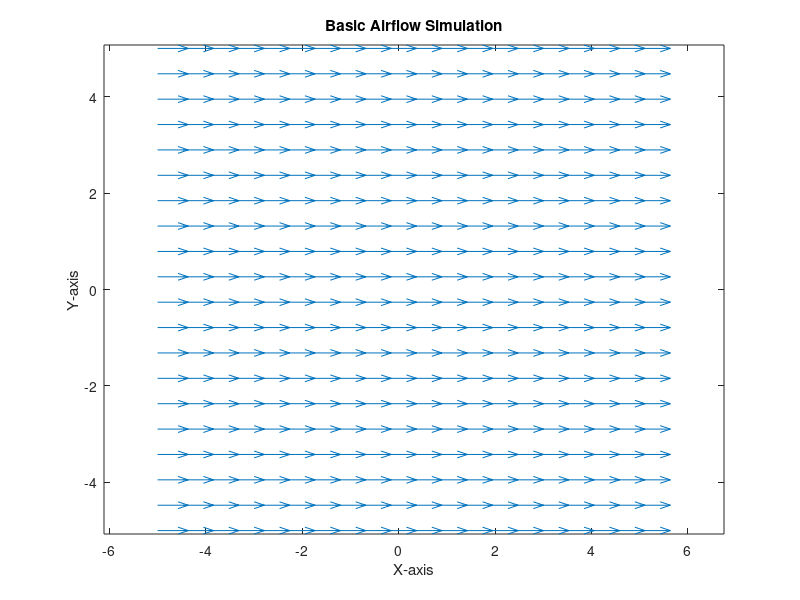
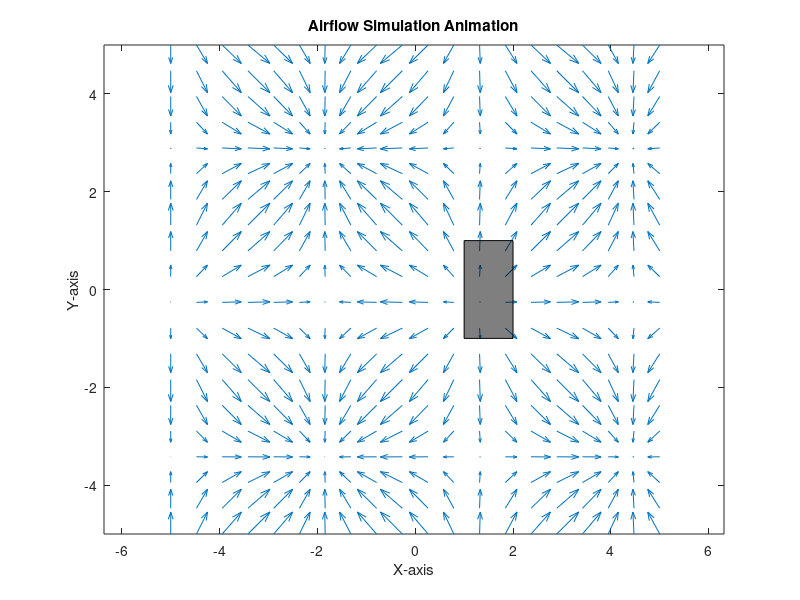

These charts were generated, in order, by the following MATLAB code:
% Define the grid
x = linspace(-5, 5, 20); % X coordinates
y = linspace(-5, 5, 20); % Y coordinates
[X, Y] = meshgrid(x, y); % Create a mesh grid

% Define flow velocity
U = ones(size(X)); % X component of velocity
V = zeros(size(Y)); % Y component of velocity (no vertical flow)

% Plot the vector field
figure;
quiver(X, Y, U, V);
axis equal;
title('Basic Airflow Simulation');
xlabel('X-axis');
ylabel('Y-axis');

% Define the obstacle
obstacle = (X > 1) & (X < 2) & (Y > -1) & (Y < 1);
U(obstacle) = 0; % Block the flow
V(obstacle) = 0; % Block the flow

% Re-plot the vector field with the obstacle
figure;
quiver(X, Y, U, V);
hold on;
fill([1, 2, 2, 1], [-1, -1, 1, 1], 'k', 'FaceAlpha', 0.5); % Draw the obstacle
axis equal;
title('Airflow Simulation with Obstacle');
xlabel('X-axis');
ylabel('Y-axis');


% Simple animation loop
for t = 1:50
    % Update the velocity (example: oscillate)
    U = sin(0.1*t + X);
    V = cos(0.1*t + Y);
    
    % Update the plot
    clf;
    quiver(X, Y, U, V);
    hold on;
    fill([1, 2, 2, 1], [-1, -1, 1, 1], 'k', 'FaceAlpha', 0.5); % Obstacle
    axis equal;
    title('Airflow Simulation Animation');
    xlabel('X-axis');
    ylabel('Y-axis');
    pause(0.1); % Pause for animation effect
end
